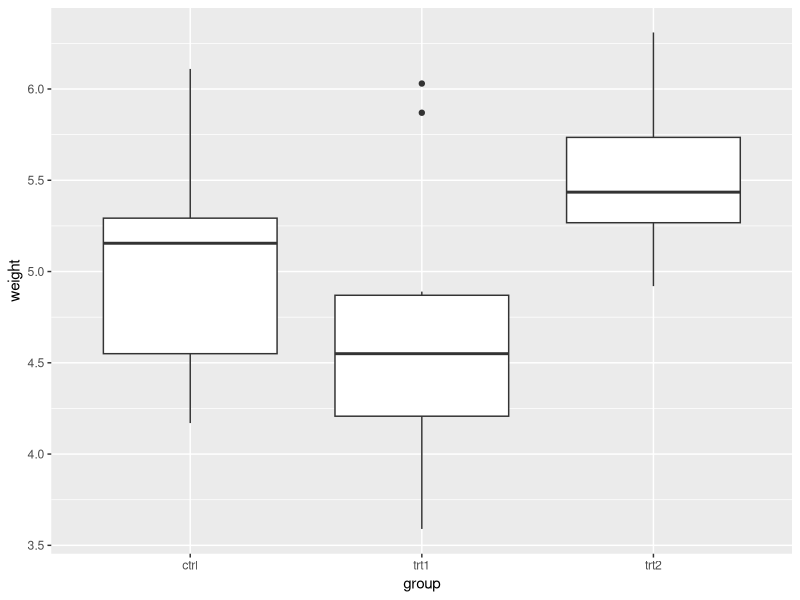
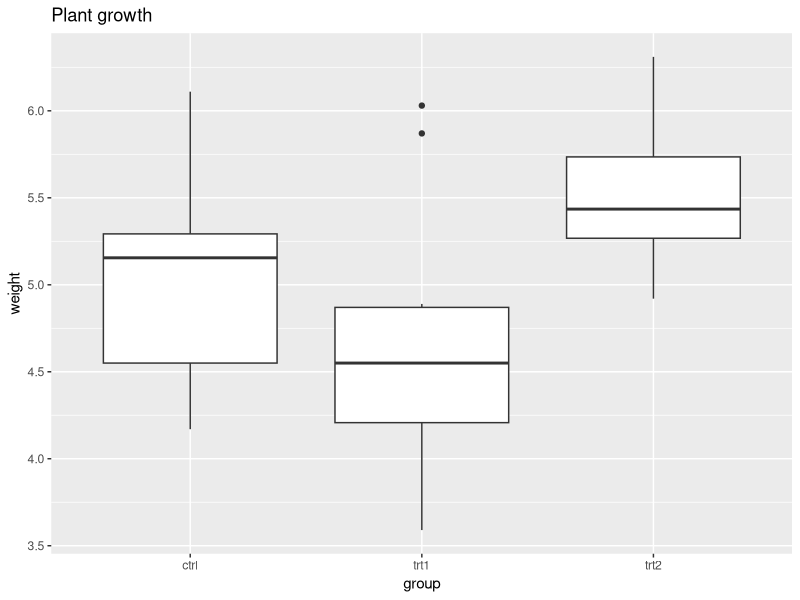
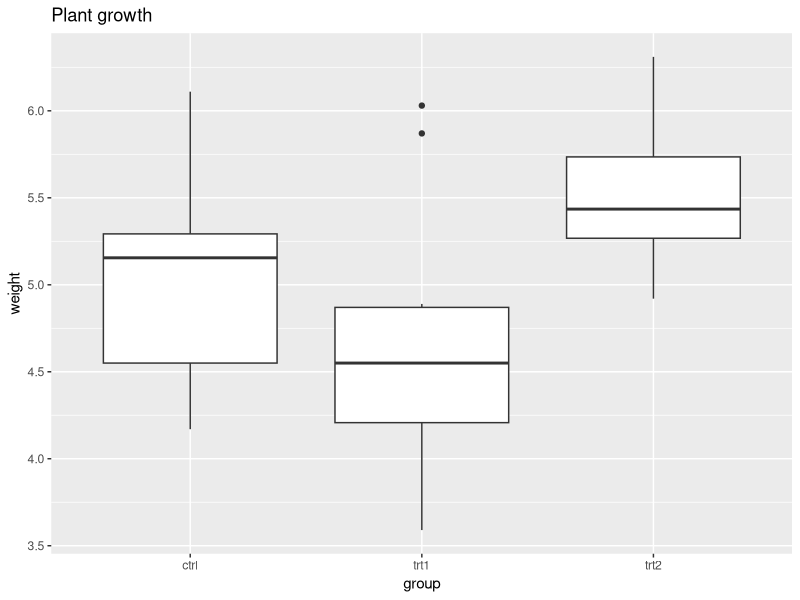
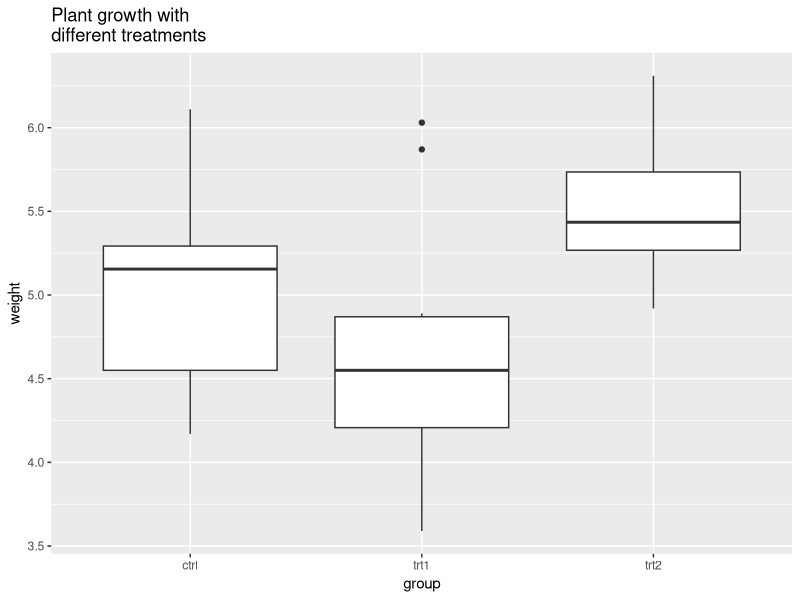
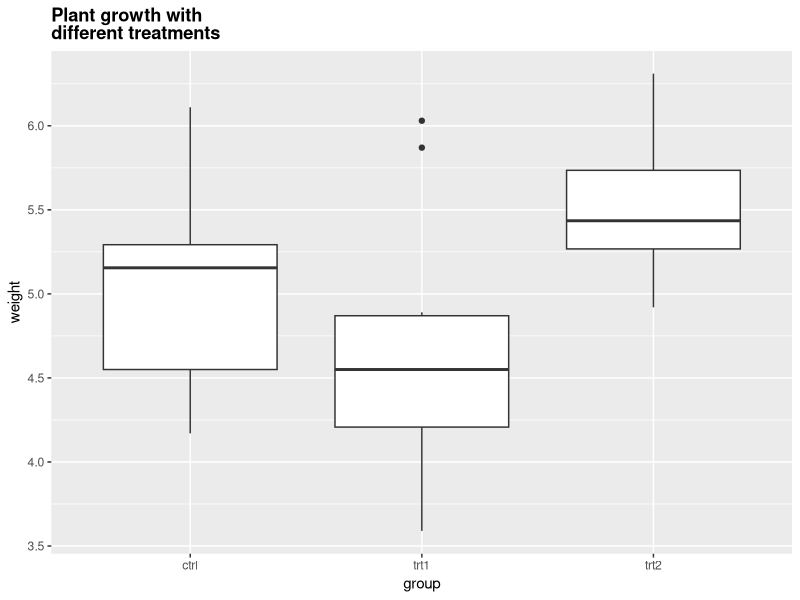

The R source for these figures, in order:
library(ggplot2)
bp <- ggplot(PlantGrowth, aes(x=group, y=weight)) + geom_boxplot()
bp

#################################
#Adding Titles

bp + ggtitle("Plant growth")
# Equivalent to
bp + labs(title="Plant growth")

# If the title is long, it can be split into multiple lines with \n
bp + ggtitle("Plant growth with\ndifferent treatments")

# Reduce line spacing and use bold text
bp + ggtitle("Plant growth with\ndifferent treatments") + 
     theme(plot.title = element_text(lineheight=.8, face="bold"))
